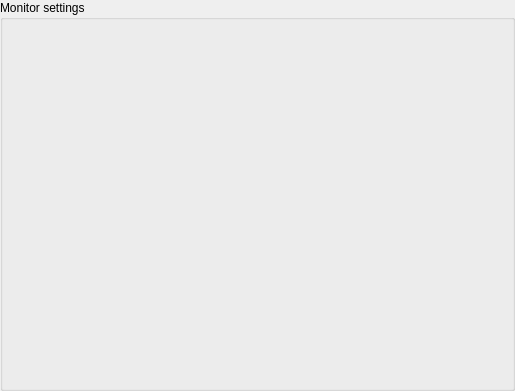
<?xml version="1.0" encoding="UTF-8"?>
<ui version="4.0">
 <class>MonitorOptionsPage</class>
 <widget class="QWidget" name="MonitorOptionsPage">
  <property name="geometry">
   <rect>
    <x>0</x>
    <y>0</y>
    <width>515</width>
    <height>391</height>
   </rect>
  </property>
  <property name="sizePolicy">
   <sizepolicy hsizetype="Preferred" vsizetype="Minimum">
    <horstretch>0</horstretch>
    <verstretch>0</verstretch>
   </sizepolicy>
  </property>
  <property name="minimumSize">
   <size>
    <width>445</width>
    <height>5</height>
   </size>
  </property>
  <property name="windowTitle">
   <string>Form</string>
  </property>
  <layout class="QVBoxLayout" name="verticalLayout">
   <property name="margin">
    <number>0</number>
   </property>
   <item>
    <layout class="QVBoxLayout" name="vertical_Layout">
     <item>
      <widget class="QGroupBox" name="groupBox">
       <property name="title">
        <string>Monitor settings</string>
       </property>
      </widget>
     </item>
    </layout>
   </item>
  </layout>
 </widget>
 <resources/>
 <connections/>
</ui>
